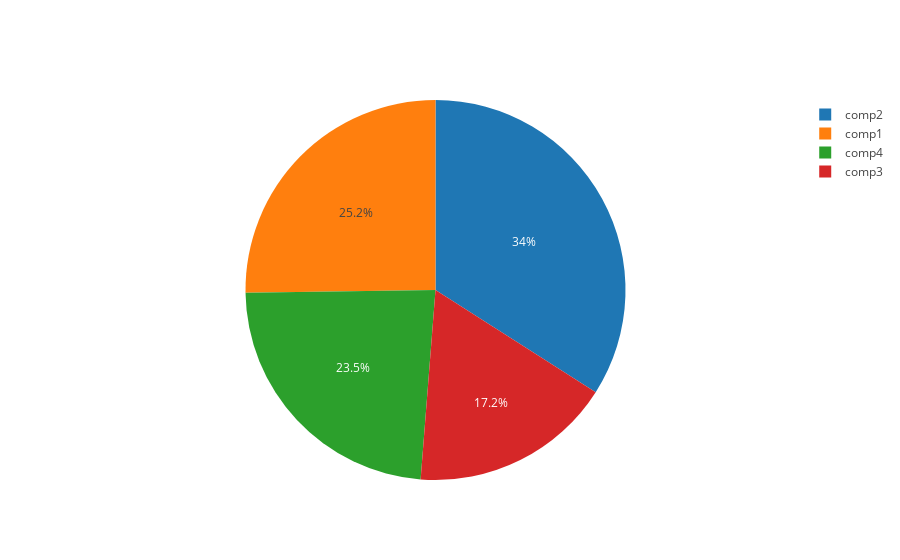

Notebook cell for this chart:
### Markdown cell above
## Failures
These are the records of component replacements due to failures. Each record has a date and time, machine ID, and failed component type.

### Code cell
failures.createOrReplaceTempView("failures")
data = spark.sql("""SELECT COUNT(datetime) as Total_Error, failure 
                 FROM failures
                 GROUP BY failure""")

trace = [go.Pie(labels = data.toPandas().failure, values= data.toPandas().Total_Error)]
iplot(trace)

### Figure 1 — Plotly figure (JSON) as saved in the notebook; plotly's stock layout.template omitted (floating-point values rounded to 4 significant figures)
{"data": [{"labels": ["comp1", "comp2", "comp3", "comp4"], "type": "pie", "values": [192, 259, 131, 179]}], "layout": {}}
